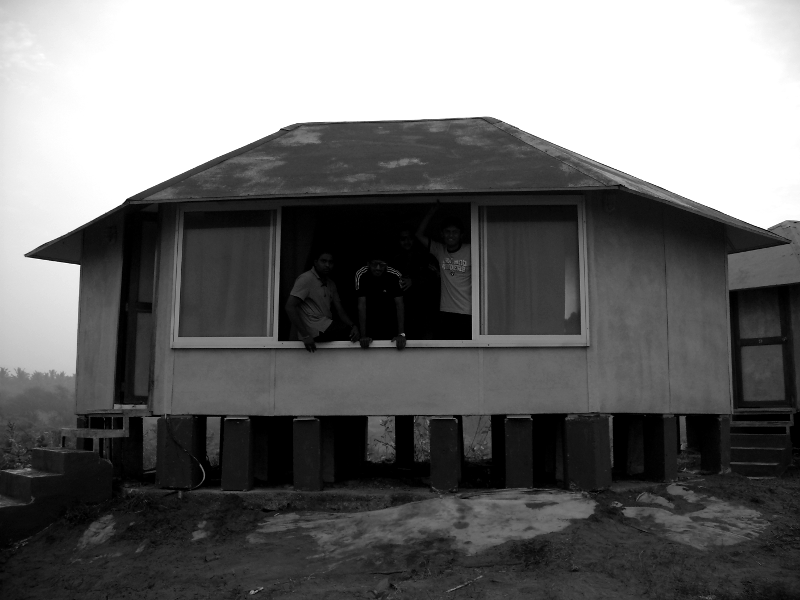
#> input picture DIP/clahe/image.png, 800 x 600 px
$ python clahe.py
#> lines starting #> are read from the running program, lines starting #| are printed output that depends on the picture; after the words box and inside, x2 and y2 are one past the last pixel; in counts of white or black regions, pixels touching at a corner belong together
#> further down, img is the input picture: shape (600, 800, 3); min 0, max 255, mean 110.1
#| (600, 800)
import numpy as np
import cv2


def clip_histogram(hist, clip_limit):
    # calculate total number of excess pixels
    excess_mask = hist > clip_limit
    excess = hist[excess_mask]
    n_excess = excess.sum() - excess.size * clip_limit
    hist[excess_mask] = clip_limit

    # Second part: clip histogram and redistribute excess pixels in each bin
    bin_incr = n_excess // hist.size  # average binincrement
    upper = clip_limit - bin_incr  # Bins larger than upper set to cliplimit

    low_mask = hist < upper
    n_excess -= hist[low_mask].size * bin_incr
    hist[low_mask] += bin_incr

    mid_mask = np.logical_and(hist >= upper, hist < clip_limit)
    mid = hist[mid_mask]
    n_excess += mid.sum() - mid.size * clip_limit
    hist[mid_mask] = clip_limit

    while n_excess > 0:  # Redistribute remaining excess
        prev_n_excess = n_excess
        for index in range(hist.size):
            under_mask = hist < clip_limit
            step_size = max(1, np.count_nonzero(under_mask) // n_excess)
            under_mask = under_mask[index::step_size]
            hist[index::step_size][under_mask] += 1
            n_excess -= np.count_nonzero(under_mask)
            if n_excess <= 0:
                break
        if prev_n_excess == n_excess:
            break

    return hist

def conster(hist):
    C = int(hist.max()) + int(hist.min())//2
    top = C
    bottom = hist.min()
    middle = 0
    while top - bottom > 1:
        middle = (top + bottom) // 2
        excess_true = (hist - middle) > 0
        sum = (hist[excess_true] - middle)
        s = sum.sum()
        if s > (C - middle) * len(hist):
            top = middle
        else:
            bottom = middle
    top = middle

    excess_true = (hist - top) > 0
    sum = (hist[excess_true]-top)
    s = sum.sum()
    hist[excess_true] = top
    hist += s//len(hist)

    return hist


def histr(img):
    size = img.shape
    hist, t = np.histogram(img, range=(0, 256), bins=256)
    #hist = conster(hist)
    hist = clip_histogram(hist, (hist.max() + hist.min())//2).astype(float)
    hist = hist/hist.sum()
    s = hist.cumsum()
    s = np.floor(s*255)
    img = s[img.flatten()]
    return s, np.reshape(img, size)


def lineal(x, h_l, h_r,  x_minus, x_plus):
    a = (x_plus - x) / (x_plus - x_minus)
    b = (x - x_minus) / (x_plus - x_minus)
    m = a * h_l + b * h_r
    return int(m)


def lin_boardx(hist, maps, img, i, j, x0, x1, y0, y1, stepx, stepy):
    for k in range(x0, x1 + 1):
        for l in range(y0, y1 + 1):
            hist[k, l] = lineal(k, maps[x0//stepx][y1//stepy][img[k, l]], maps[x1//stepx][y1//stepy][img[k, l]], x0, x1)

    return hist


def lin_boardy(hist, maps, img, i, j, x0, x1, y0, y1, stepx, stepy):
    for k in range(x0, x1 + 1):
        for l in range(y0, y1 + 1):
            hist[k, l] = lineal(l, maps[x1//stepx][y0//stepy][img[k, l]], maps[x1//stepx][y1//stepy][img[k, l]], y0, y1)

    return hist


def ahe(img):

    h, w = img.shape
#> h = 600; w = 800

    stepx = h//8
#> stepx = 75
    stepy = w//8
#> stepy = 100

    lastx = h % 8
#> lastx = 0
    lasty = w % 8
#> lasty = 0

    centrx = stepx//2
#> centrx = 37
    centry = stepy//2
#> centry = 50

    hist = np.zeros(img.shape)
    maps = []

    for i in range(0, 8):
        map_row = []
        for j in range(0, 8):
            x0 = i*stepx
            x1 = i*stepx+stepx
            y0 = j*stepy
            y1 = j*stepy+stepy
            if i < 7 and j < 7:
                s, hist[x0:x1, y0:y1] = histr(img[x0:x1, y0:y1])
                map_row.append(s)
            if i == 7 and j < 7:
                s, hist[x0:x1+lastx, y0:y1] = histr(img[x0:x1+lastx, y0:y1])
                map_row.append(s)
            if i < 7 and j == 7:
                s, hist[x0:x1, y0:y1+lasty] = histr(img[x0:x1, y0:y1+lasty])
                map_row.append(s)
            if i == 7 and j == 7:
                s, hist[x0:x1+lastx, y0:y1+lasty] = histr(img[x0:x1+lastx, y0:y1+lasty])
                map_row.append(s)

        maps.append(map_row)
#> this loop made 8 passes
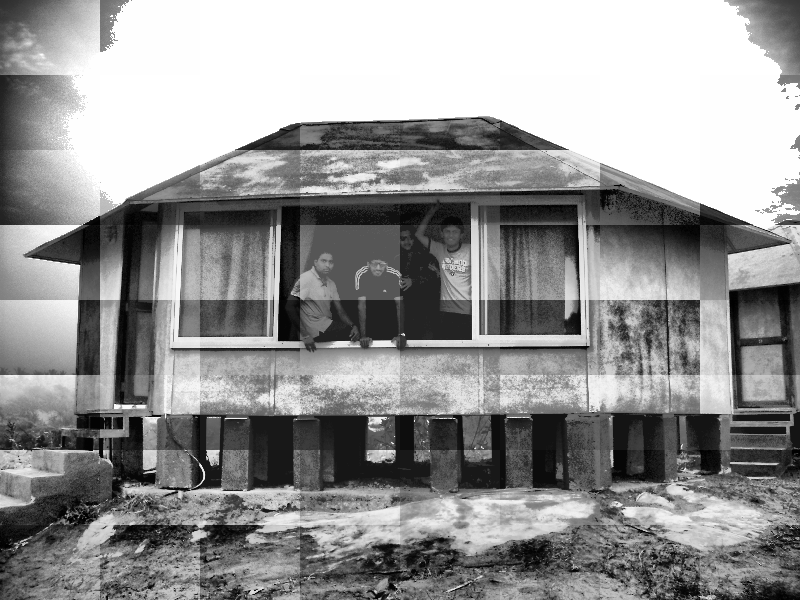
#> hist: shape (600, 800) float64; min 0, max 255, mean 147.8
#> after the loop, maps = 8 items

    for i in range(1, 8):
        for j in range(1, 8):

            x0 = i * stepx - centrx
            x1 = i * stepx + stepx - centrx
            y0 = j * stepy - centry
            y1 = j * stepy + stepy - centry

            x_minus = x0
            x_plus = x1
            y_minus = y0
            y_plus = y1

            for k in range(x_minus, x_plus + 1):
                for l in range(y_minus, y_plus + 1):
                    c = (x_plus-k)/(x_plus - x_minus)
                    d = (k - x_minus)/(x_plus - x_minus)
                    a = (y_plus - l)/(y_plus-y_minus)
                    b = (l - y_minus)/(y_plus-y_minus)
                    f1 = a*maps[x_minus//stepx][y_minus//stepy][img[k, l]] + b*maps[x_minus//stepx][y_plus//stepy][img[k, l]]
                    f2 = a*maps[x_plus//stepx][y_minus//stepy][img[k, l]] + b*maps[x_plus//stepx][y_plus//stepy][img[k, l]]
                    m = c * f1 + d*f2
                    hist[k, l] = int(m)
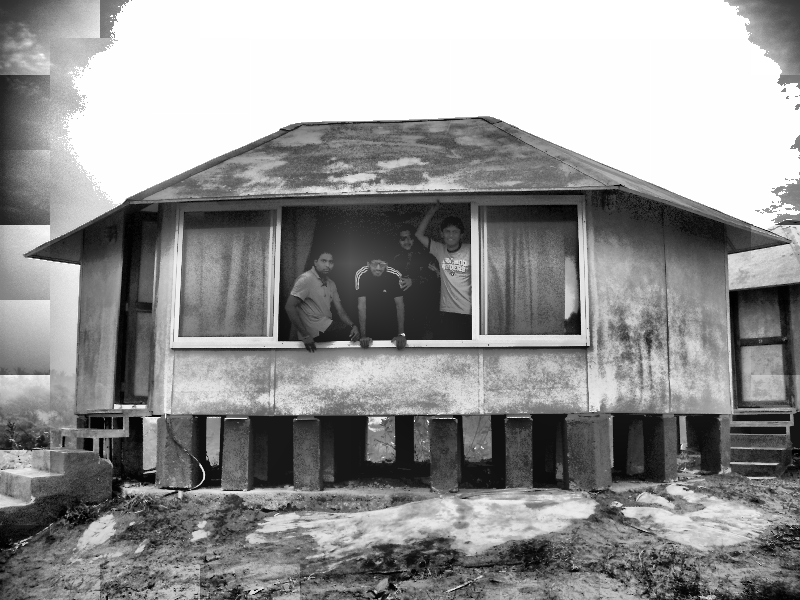
#> hist: shape (600, 800) float64; min 0, max 255, mean 146.8

    '''
    hist[0:centrx, 0:centry] += hist[centrx, centry]
    hist[0:centrx, 7*stepy + centry::] += hist[centrx, 7*stepy + centry]
    hist[7*stepx + centrx::, 0:centry] += hist[7*stepx + centrx, centry]
    hist[7*stepx + centrx::, 7*stepy + centry::] += hist[7*stepx + centrx, 7*stepy + centry]
    '''
    for i in range(0, 7):
        x0 = i * stepx + centrx
        x1 = i * stepx + centrx + stepx
        y0 = 0 * stepy
        y1 = 0 * stepy + centry
        hist = lin_boardx(hist, maps, img, i, 0, x0, x1, y0, y1, stepx, stepy)
#> this loop made 7 passes
#> pass 1, in ahe, `hist = lin_boardx(hist, maps, img, i, 0, x0, x1, y0, y1, stepx, stepy)`:
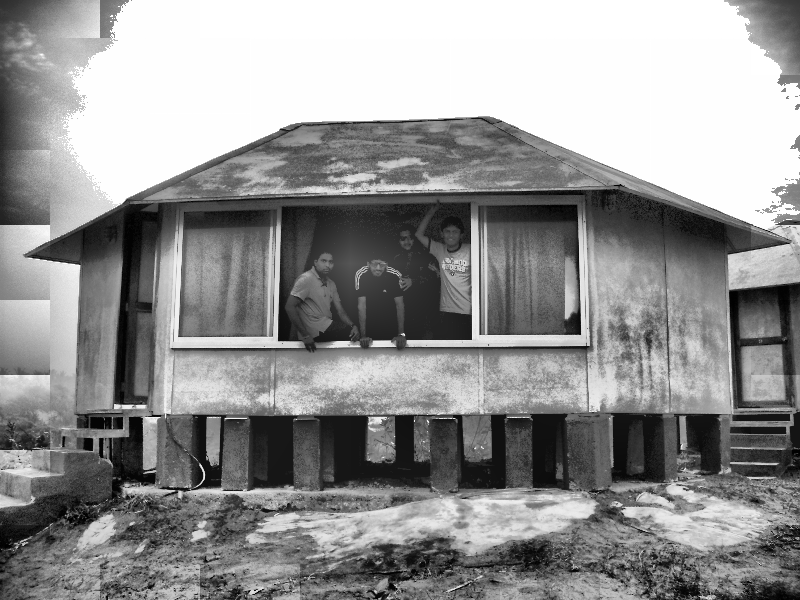
#> hist: shape (600, 800) float64; 0.78% of pixels changed, all inside (x1, y1, x2, y2) = (0, 38, 51, 112)
#> pass 3, in ahe, `hist = lin_boardx(hist, maps, img, i, 0, x0, x1, y0, y1, stepx, stepy)`:
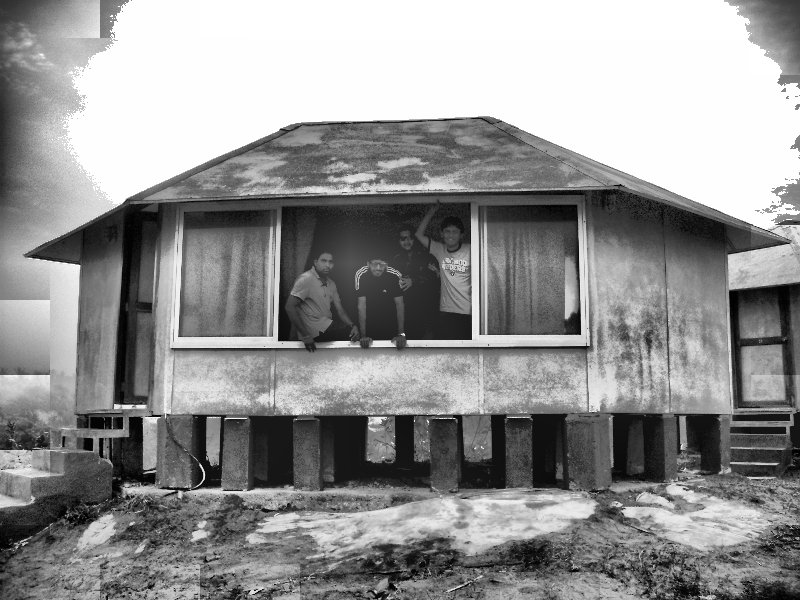
#> hist: shape (600, 800) float64; min 0, max 255, mean 146.8
#> after the loop:
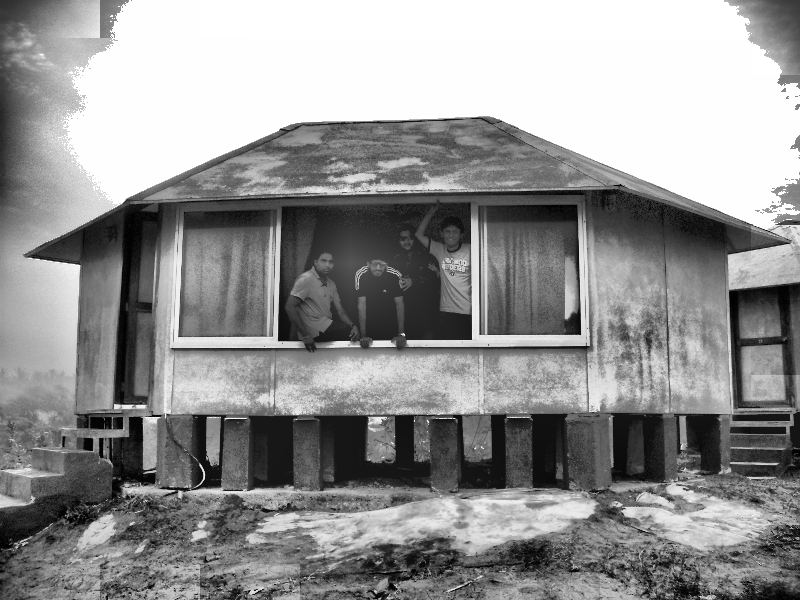
#> hist: shape (600, 800) float64; 3.02% of pixels changed, all inside (x1, y1, x2, y2) = (0, 263, 51, 562)

    for i in range(0, 7):
        x0 = i * stepx + centrx
        x1 = i * stepx + centrx + stepx
        y0 = 7 * stepy + centry
        y1 = w - 1
        hist = lin_boardx(hist, maps, img, i, 7, x0, x1, y0, y1, stepx, stepy)
#> this loop made 7 passes
#> pass 3, in ahe, `hist = lin_boardx(hist, maps, img, i, 7, x0, x1, y0, y1, stepx, stepy)`:
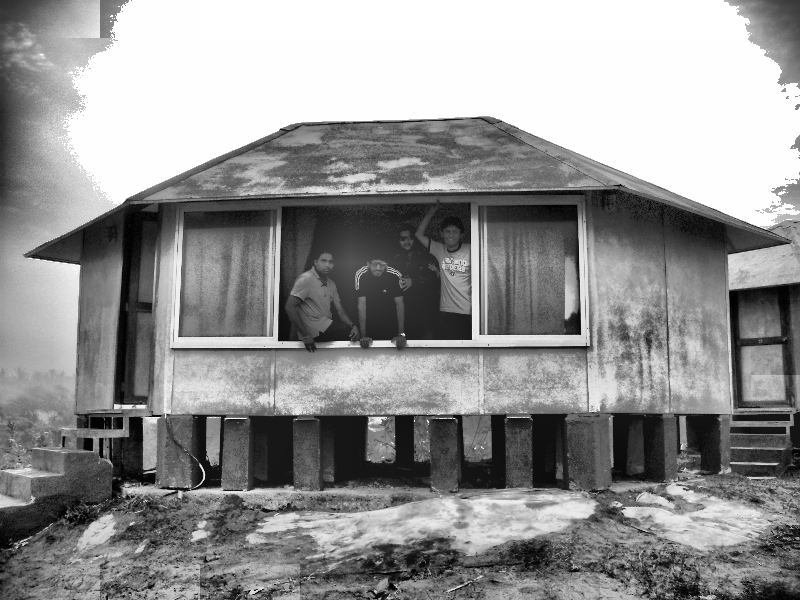
#> hist: shape (600, 800) float64; min 0, max 255, mean 146.7
#> after the loop: hist: shape (600, 800) float64; 2.88% of pixels changed, all inside (x1, y1, x2, y2) = (750, 264, 800, 562)

    for i in range(0, 7):
        y0 = i * stepy + centry
        y1 = i * stepy + centry + stepy
        x0 = 0 * stepx
        x1 = 0 * stepx + centrx
        hist = lin_boardy(hist, maps, img, 0, i, x0, x1, y0, y1, stepx, stepy)
#> this loop made 7 passes
#> pass 1, in ahe, `hist = lin_boardy(hist, maps, img, 0, i, x0, x1, y0, y1, stepx, stepy)`:
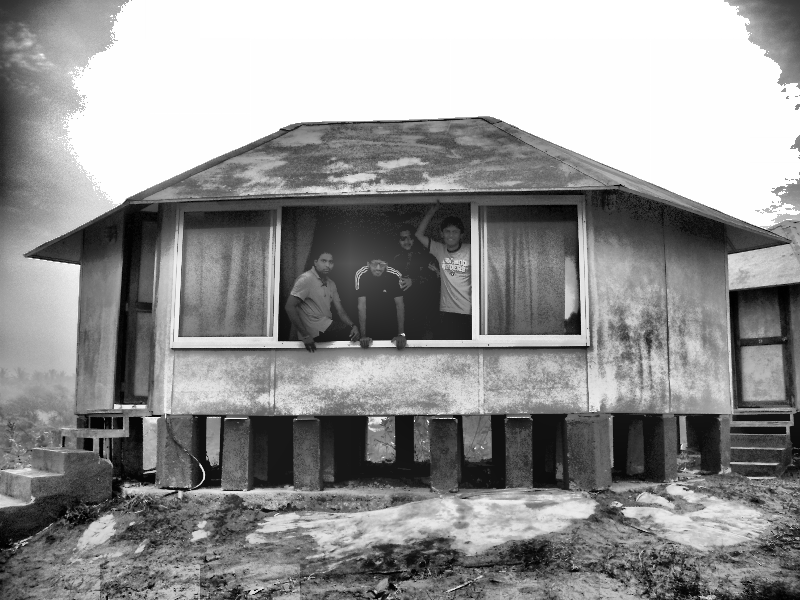
#> hist: shape (600, 800) float64; min 0, max 255, mean 146.7
#> after the loop: hist: shape (600, 800) float64; min 0, max 255, mean 146.7

    for i in range(0, 7):
        y0 = i * stepy + centry
        y1 = i * stepy + centry + stepy
        x0 = 7 * stepx + centrx
        x1 = h - 1
        hist = lin_boardy(hist, maps, img, 7, i, x0, x1, y0, y1, stepx, stepy)
#> hist: shape (600, 800) float64; min 0, max 255, mean 146.6

    minxs = hist.min()
    maxs = hist.max()
    hist = (hist - minxs)/(maxs-minxs)
    hist *= 255

    return np.floor(hist)

if __name__ == "__main__":

    #файл
    path = 'image.png'
    img = cv2.imread(path)

    img_res = img

    img = cv2.cvtColor(img, cv2.COLOR_BGR2GRAY)
    print(img.shape)

    im = ahe(img)
    print(im.shape)
#| (600, 800)
    cv2.imwrite('res.png', im)
